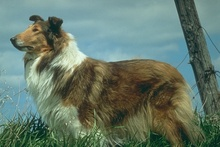
%> input picture SBED/I.jpg, 220 x 147 px, shrunk from 481 x 321 before the run
$ octave Demo2.m   (GNU Octave 9; MATLAB toolbox functions it lacks are replaced by stand-ins)
%> lines starting %> are read from the running program, lines starting %| are printed output that depends on the picture
### SBED/SBED.m
function E = SBED(Inimg)

% This code is for our paper "A NOVEL CENTROID UPDATE APPROACH FOR CLUSTERING-BASED SUPERPIXEL
% METHODS AND SUPERPIXEL-BASED EDGE DETECTION".
% You can download our paper on https://arxiv.org/abs/1910.08439.

% Author: Houwang Zhang, School of Automation,
% China University of Geoscience, China.
% Released Date: 2019.10.22
% If you have found any bugs, have any suggestions or problems, please contact me at
% Email: zhanghw@cug.edu.cn

% Inimg is the image to be processed, K is the number of output superpixels, it should be set as 1500.
% C is the compactness factor for superpixel generation, it should be set as 30 for noisy environment,
% 10 for noise-free environment. G_low and G_high should be set as 0.1 and 0.8, respectively.
% E is the output edge.

    K = 1500; C = 30;
    [label, numlabel] = Centroid_SLIC(Inimg, K, C);

    [nRows, nCols] = size(label);
    img = uint8(zeros(nRows, nCols));

    % detect the edge of superpixel

    label = label + 1;
    label_near = cell(numlabel, 1);
    edge_label = zeros(nRows, nCols);

    for m = 1:nRows
        for n = 1:nCols
            L = label(m,n);
            Y = L;
            count = 0;
            minx = max(m-1, 1);
            maxx = min(m+1, nRows);
            miny = max(n-1,1);
            maxy = min(n+1,nCols);
            for u = minx:maxx
                for v = miny:maxy
                    if(label(u, v) ~= L)
                        count = count+1;
                        label_near{L, :} = [label_near{L, :}, label(u, v)];
                        Y = label(u, v);
                    end
                    if(count == 2)
                        break;
                    end
                end
                if(count == 2)
                    break;
                end
            end
            if(count == 2)
                img(m, n) = 255;
                edge_label(m, n, 1) = 10000 * L + Y;
            end
        end
    end

    for i = 1:numlabel
        label_near{i, :} = unique(label_near{i, :});
    end

    % project to CIELAB

    cform = makecform('srgb2lab');
    lab_he = applycform(Inimg, cform);
    lab_he = double(lab_he);

    % compute centers

    center = zeros(numlabel, 3);

    ct = numlabel;
    c1 = zeros(ct, 1);
    ct_l = zeros(ct, 1);
    ct_a = zeros(ct, 1);
    ct_b = zeros(ct, 1);

    for k = 1:nRows
        for g = 1:nCols
            i = label(k, g);
            c1(i) = c1(i)+1;
            ct_l(i) = ct_l(i)+lab_he(k,g,1);
            ct_a(i) = ct_a(i)+lab_he(k,g,2);
            ct_b(i) = ct_b(i)+lab_he(k,g,3);
        end
    end

    for i=1:ct
        center(i,1) = fix(ct_l(i)/c1(i));
        center(i,2) = fix(ct_a(i)/c1(i));
        center(i,3) = fix(ct_b(i)/c1(i));
    end

    % compute distance map

    adj = zeros(numlabel, numlabel);
    for i = 1:numlabel
        neighbor = label_near{i, :};
       for j = 1 : length(neighbor)
           adj(i, neighbor(j)) = 1;
       end
    end

    map = zeros(numlabel, numlabel);
    count = 0;

    for i = 1:numlabel
       for j = i : numlabel

           if adj(i, j) == 0
               continue;
           end

           Dc = (abs(center(i, 1) - center(j, 1)) + abs(center(i, 2) - center(j, 2)) + abs(center(i, 3)-center(j, 3)));

           map(i, j) = Dc;
           count = count + 1;

       end
    end

    meandistance = sum(sum(map)) / count;

    % accoring to the distance and sobel operator remove the false edges

    imag = rgb2gray(Inimg);
    [high,width] = size(imag);
    F2 = double(imag);
    U = double(imag);
    uSobel = imag;
    for i = 2:high - 1
        for j = 2:width - 1

            if img(i, j) == 0
                uSobel(i,j) = 0;
                continue;
            end

            Gx = (U(i+1,j-1) + 2*U(i+1,j) + F2(i+1,j+1)) - (U(i-1,j-1) + 2*U(i-1,j) + F2(i-1,j+1));
            Gy = (U(i-1,j+1) + 2*U(i,j+1) + F2(i+1,j+1)) - (U(i-1,j-1) + 2*U(i,j-1) + F2(i+1,j-1));
            uSobel(i,j) = sqrt(Gx^2 + Gy^2);
        end
    end

    pixel_state = zeros(nRows, nCols); u = uSobel;
    G_high = max(max(uSobel)) * 0.8;
    for m = 1:nRows
        for n = 1:nCols
            if uSobel(m, n) > G_high
                pixel_state(m, n) = 255;
            end
        end
    end

    for i = 1:numlabel
        for j = i:numlabel
            if adj(i, j) == 0
                continue;
            end

            if map(i, j) < meandistance * 1
                [x1, y1] = find(edge_label == 10000 * i + j);
                uSobel(x1, y1) = 0;
                [x2, y2] = find(edge_label == 10000 * j + i);
                uSobel(x2, y2) = 0;
            end

        end
    end

    % remove the isolated pixels

    G_low = max(max(uSobel)) * 0.1;

    for m = 1:nRows
        for n = 1:nCols


            if img(m, n) == 0
                continue;
            end

            if pixel_state(m, n) == 255
                uSobel(m, n) = u(m, n);
            end

            if uSobel(m, n) < G_low
                uSobel(m, n) = 0;
            end


        end
    end

    E = uSobel;
    uSobel(uSobel ~= 0) = 1;

    for m = 1:nRows
        for n = 1:nCols

            minx = max(m-1, 1);
            maxx = min(m+1, nRows);
            miny = max(n-1,1);
            maxy = min(n+1,nCols);

            sumG = uSobel(minx, n) + uSobel(minx, miny) + uSobel(minx, maxy) + uSobel(m, miny) + uSobel(m, maxy) + uSobel(maxx, n) + uSobel(maxx, miny) + uSobel(maxx, maxy);
            if sumG < 2
                E(m, n) = 0;
            end

        end
    end

end

### SBED/Demo2.m
% This code is for our paper "A NOVEL CENTROID UPDATE APPROACH FOR CLUSTERING-BASED SUPERPIXEL
% METHODS AND SUPERPIXEL-BASED EDGE DETECTION".
% You can download our paper on https://arxiv.org/abs/1910.08439.

% Author: Houwang Zhang, School of Automation,
% China University of Geoscience, China.
% Released Date: 2019.10.22
% If you have found any bugs, have any suggestions or problems, please contact me at
% Email: zhanghw@cug.edu.cn

close all
clear, clc

Inimg = imread('I.jpg');
%> Inimg is the input picture: size 147x220x3 uint8; mean R, G, B 101.9, 121.6, 107.4
% Inimg = imnoise(Inimg, 'poisson');
% Inimg = imnoise(Inimg,'salt & pepper', 0.1);
Inimg = imnoise(Inimg,'gaussian', 0, 0.01);
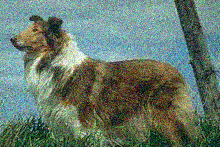
%> Inimg: size 147x220x3 uint8; mean R, G, B 102, 121.3, 107.7
% Inimg = imnoise(Inimg,'speckle', 0.01);

imag = rgb2gray(Inimg);
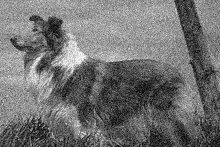
%> imag: size 147x220 uint8; min 0, max 254, mean 114
%> the run ends on the next line

figure;imshow(Inimg);
E = SBED(Inimg);
